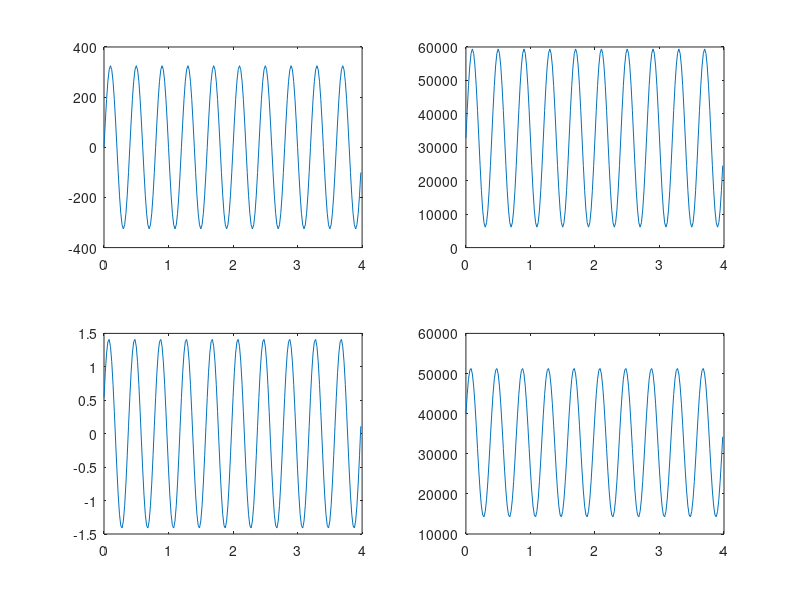

This figure's MATLAB source:
% hola
F0=50;      % Frecuencia fundamental 50Hz
T0=1/F0;    % Periodo, 20ms
Fs=F0*20;   % Frecuencia de muestreo, 20 muestras por periodo
N=200;      % Numero de muestras totales
n=(0:N-1);  % indice de tiempo discreto
V=230*sqrt(2)*sin(2*pi*F0*n/Fs); % Señal de voltaje de la linea de 230Vrms.
datosV=round(((V+400)/800)*(2^16)); % Señal de Intensidad de 1Arms
I=1*sqrt(2)*sin(2*pi*F0*n/Fs+pi/8); % Datos del ADC de tensión, adc de 16 bits, con offset 0, midiendo de -400V a 400V
datosI=round(((I+2.5)/5)*(2^16)); % Datos del ADC de intensidad, adc de 16 bits, con offset 0, midiendo de -5A a 5A

subplot(2,2,1)
plot(n*T0,V);
subplot(2,2,2)
plot(n*T0,datosV);

subplot(2,2,3)
plot(n*T0,I);
subplot(2,2,4)
plot(n*T0,datosI);

Veff=sqrt(sum(V.^2)/N) %V, Voltios
Ieff=sqrt(sum(I.^2)/N) %A, Amperios
S=Veff*Ieff            %W, Vatios
P=sum(V.*I)/N          %VA, Voltio-Amperio
Q=sqrt(S^2-P^2)        %VAr, Voltio-Amperio Reactivo
fdp=P/S                % 
E=S*N/Fs/1000/60/60    % kWh, Kilovatio Hora
